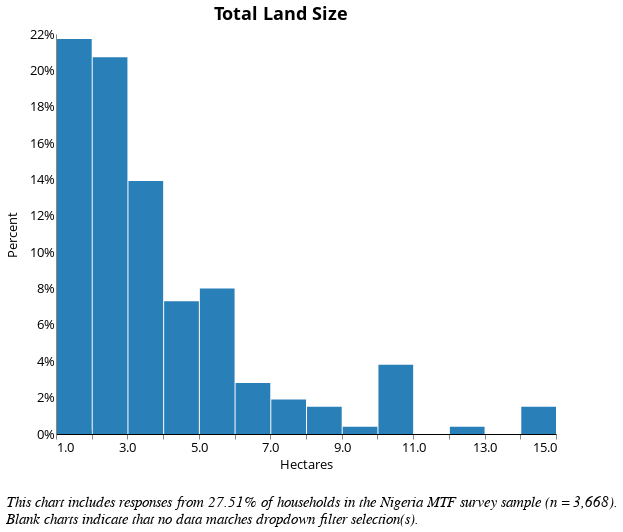

Notebook code for this chart:
### Code cell
# How many units of land do you own? - NEW

# Data Source
alt.data_transformers.disable_max_rows()
source = land[land[['o1c']].notnull().all(1)] #change variable here

col1 = source['o1c'] # != 'NaN' #change variable here
col2 = source['elc_aggr_tier'] != 'NaN'

source = source[conjunction(col1,col2)]
df = source[['elc_aggr_tier','o1c', 'locality', 'o1b']] #change variable here
df = df[df['o1b'] == 'Hectares']

# Locality Filter
locality_options = [None, 0, 1]
locality_labels = ['National', 'Urban', 'Rural']

locality_dropdown=alt.binding_select(
    options= locality_options, 
    labels = locality_labels, 
    name = "Locality Breakdown  ")
locality_select=alt.selection_single(
    fields=['locality'],
    bind=locality_dropdown)

# Tier Filter
tiers = [None, 'Tier 0', 'Tier 1', 'Tier 2', 'Tier 3', 'Tier 4', 'Tier 5']
tier_labels = ['All Tiers', 'Tier 0', 'Tier 1', 'Tier 2', 'Tier 3', 'Tier 4', 'Tier 5']
tier_dropdown=alt.binding_select(options=tiers, 
                                 labels = tier_labels, 
                                 name = "Electricity Tiers  ")
tier_select=alt.selection_single(fields=['elc_aggr_tier'],
                                bind=tier_dropdown)

# Percentage of responses shown in the chart
pct = round(df.shape[0] / land.shape[0] * 100, 2) #change dataframe variable name

# Draw the Chart
final = alt.Chart(df).transform_joinaggregate(
    total='count(*)'
).transform_calculate(
    pct='1 / datum.total'
).mark_bar(color = '#2980B9'
).encode(
    alt.X("o1c:Q", #change variable
          bin=alt.Bin(extent=[1, 15], step=1), # Change the step to adjust bin size
          scale = alt.Scale(domain=(1,15),clamp = True), # Change the axes limits
         axis = alt.Axis(title = "Hectares")),
    alt.Y('sum(pct):Q', axis=alt.Axis(format='%'), title = "Percent"),
    tooltip = [alt.Tooltip('o1c:N', title = "Response (Binned)"), 
               alt.Tooltip('sum(pct):Q', format = '.2%', title = "Percentage")]
).transform_bin(
    "mbin",
    field="m",
    bin=alt.Bin(maxbins=20) # Specify the maximum number of bins
).add_selection(
    locality_select
).transform_filter(
    locality_select
).add_selection(
    tier_select
).transform_filter(
    tier_select 
).properties(
    height = 400,
    width = 500,
    title={
      "text": ["Total Land Size"], 
      "color": "black",
      "subtitleColor": "black"
    }
)

final = alt.concat(final,
    title=alt.TitleParams(
        ['', '',  
         'This chart includes responses from {}% of households in the Nigeria MTF survey sample (n = 3,668).'.format(
             pct),
         'Blank charts indicate that no data matches dropdown filter selection(s).'],
        baseline='bottom',
        orient='bottom',
        anchor='start',
        font = 'Times New Roman',
        fontWeight='normal',
        fontStyle = "italic",
        fontSize=15)
).configure_axisX(
    labelAngle = 0
)


final

### Figure 1 — Vega-Lite specification as saved in the notebook (floating-point values rounded to 4 significant figures; data arrays with more than 128 entries replaced by an {"elided": "..."} marker saying what was removed)
{"width": 800, "height": 400, "config": {"title": {"fontSize": 18, "font": "Open Sans", "anchor": "center", "fontColor": "#000000"}, "axisX": {"domain": true, "domainColor": "#000000", "grid": false, "labelFont": "Open Sans", "labelFontSize": 13, "titleFont": "Open Sans", "titleFontSize": 13, "titleFontWeight": "normal", "title": "X Axis Title (units)", "labelAngle": 0}, "axisY": {"domain": true, "grid": false, "gridColor": "#DEDDDD", "gridWidth": 1, "labelFont": "Open Sans", "labelFontSize": 13, "labelAngle": 0, "ticks": false, "titleFont": "Open Sans", "titleFontSize": 13, "titleFontWeight": "normal", "titlePadding": 10, "title": "Y Axis Title (units)"}, "range": {"category": ["#2980B9", "#003366", "#FFAE19", "#FF4500", "#438B28", "#45B39D", "#99ADC1", "#212F3C"]}, "legend": {"labelFont": "Open Sans", "labelFontSize": 13, "symbolType": "square", "symbolSize": 100, "titleFont": "Open Sans", "titleFontSize": 13, "titleFontWeight": "normal", "title": "Legend", "orient": "right", "offset": 0, "labelLimit": 0}, "tooltip": {"font": "Open Sans"}, "view": {"stroke": "transparent", "text": {"font": "Open Sans", "color": ["#2980B9", "#003366", "#FFAE19", "#FF4500", "#438B28", "#45B39D", "#99ADC1", "#212F3C"], "fontSize": 13, "align": "right", "fontWeight": 400, "size": 13}, "bar": {"size": 40, "binSpacing": 1, "continuousBandSize": 30, "discreteBandSize": 30, "fill": ["#2980B9", "#003366", "#FFAE19", "#FF4500", "#438B28", "#45B39D", "#99ADC1", "#212F3C"], "stroke": false}}}, "concat": [{"mark": {"type": "bar", "color": "#2980B9"}, "encoding": {"tooltip": [{"field": "o1c", "title": "Response (Binned)", "type": "nominal"}, {"aggregate": "sum", "field": "pct", "format": ".2%", "title": "Percentage", "type": "quantitative"}], "x": {"axis": {"title": "Hectares"}, "bin": {"extent": [1, 15], "step": 1}, "field": "o1c", "scale": {"clamp": true, "domain": [1, 15]}, "type": "quantitative"}, "y": {"aggregate": "sum", "axis": {"format": "%"}, "field": "pct", "title": "Percent", "type": "quantitative"}}, "height": 400, "selection": {"selector016": {"type": "single", "fields": ["locality"], "bind": {"input": "select", "options": [null, 0, 1], "labels": ["National", "Urban", "Rural"], "name": "Locality Breakdown  "}}, "selector017": {"type": "single", "fields": ["elc_aggr_tier"], "bind": {"input": "select", "options": [null, "Tier 0", "Tier 1", "Tier 2", "Tier 3", "Tier 4", "Tier 5"], "labels": ["All Tiers", "Tier 0", "Tier 1", "Tier 2", "Tier 3", "Tier 4", "Tier 5"], "name": "Electricity Tiers  "}}}, "title": {"text": ["Total Land Size"], "color": "black", "subtitleColor": "black"}, "transform": [{"joinaggregate": [{"op": "count", "field": "*", "as": "total"}]}, {"calculate": "1 / datum.total", "as": "pct"}, {"bin": {"maxbins": 20}, "field": "m", "as": "mbin"}, {"filter": {"selection": "selector016"}}, {"filter": {"selection": "selector017"}}], "width": 500}], "data": {"name": "data-8ad12585d861a431a41dd18f7e6cb8db"}, "title": {"text": ["", "", "This chart includes responses from 27.51% of households in the Nigeria MTF survey sample (n = 3,668).", "Blank charts indicate that no data matches dropdown filter selection(s)."], "anchor": "start", "baseline": "bottom", "font": "Times New Roman", "fontSize": 15, "fontStyle": "italic", "fontWeight": "normal", "orient": "bottom"}, "$schema": "https://vega.github.io/schema/vega-lite/v4.17.0.json", "datasets": {"data-8ad12585d861a431a41dd18f7e6cb8db": {"elided": "999 records"}}}
